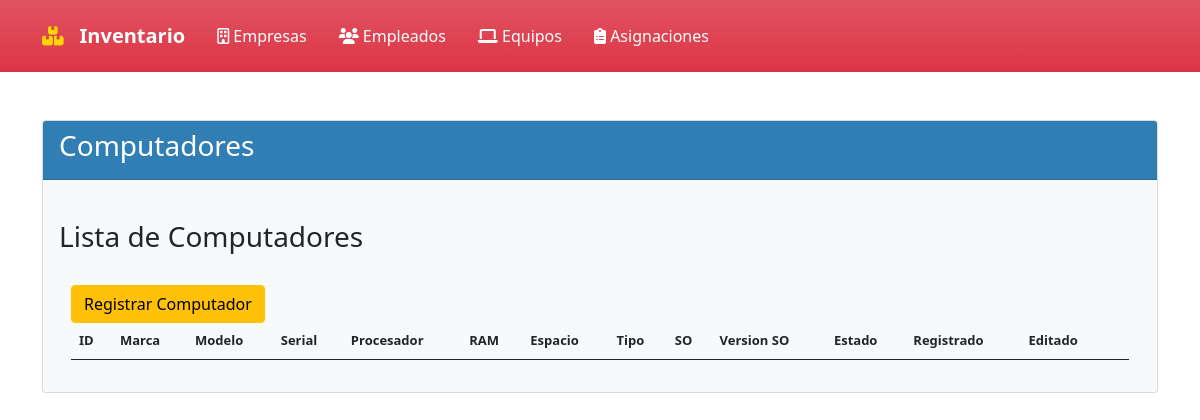
Page /?controlador=Computador&accion=Computadores on the earlier database version.
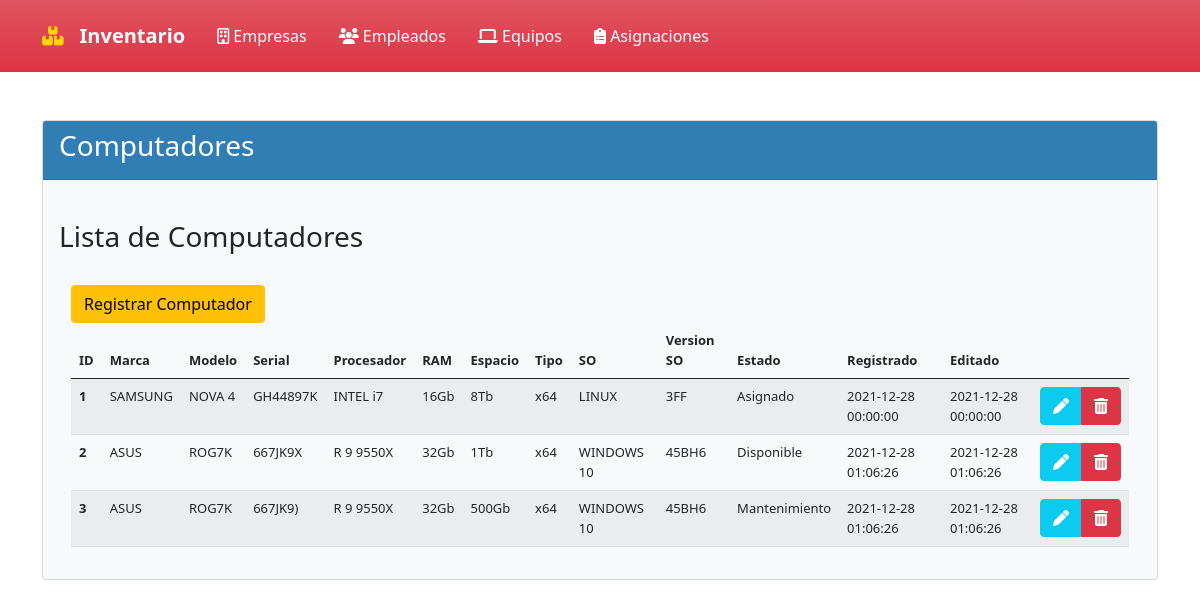
Same page on the later database version.
### tables this page shows
CREATE TABLE COMPUTADOR(
ID_PC INT PRIMARY KEY AUTO_INCREMENT NOT NULL,
MARCA_PC VARCHAR (15) NOT NULL,
MODELO_PC VARCHAR (15) NOT NULL,
SERIAL_PC VARCHAR (20) NOT NULL UNIQUE,
PROCESADOR_PC VARCHAR (20) NOT NULL,
RAM_PC INT (3) NOT NULL,
UNIDAD_RAM_PC CHAR (2) NOT NULL,
ALMACENAMIENTO_PC INT (3) NOT NULL,
UNIDAD_ALMACENAMIENTO_PC CHAR (2) NOT NULL,
TIPO_SISTEMA_PC INT (2) NOT NULL,
SISTEMA_OPERATIVO_PC VARCHAR (10) NOT NULL,
VERSION_SO_PC VARCHAR (7) NOT NULL,
DISPONIBILIDAD_PC CHAR(13) NOT NULL,
ESTADO VARCHAR (8) NOT NULL,
CREATED_AT DATETIME NOT NULL,
UPDATED_AT DATETIME NOT NULL
);

### Controllers/controladorComputador.php (called while the page is built, shortened)
<?php
include_once("Models/modeloComputador.php");
class controladorComputador{
    public function Computadores(){
        $computadores= modeloComputador::selectComputadores();
        include_once("Views/Computador/Computadores.php");
    }
}
?>

### Router.php (called while the page is built, shortened)
<?php
$controlador = new $objControlador();
$accion = ucfirst($accion);
$controlador->$accion();
?>

### Index.php (called while the page is built, shortened)
<?php
    require_once("Views/Template.php");
?>

### Models/modeloComputador.php (called while the page is built, shortened)
<?php
class modeloComputador{
    public function __construct(
        $ID_PC,
        $MARCA_PC,
        $MODELO_PC,
        $SERIAL_PC,
        $PROCESADOR_PC,
        $RAM_PC,
        $UNIDAD_RAM_PC,
        $ALMACENAMIENTO_PC,
        $UNIDAD_ALMACENAMIENTO_PC,
        $TIPO_SISTEMA_PC,
        $SISTEMA_OPERATIVO_PC,
        $VERSION_SO_PC,
        $DISPONIBILIDAD_PC,
        $ESTADO,
        $CREATED_AT,
        $UPDATED_AT
        ){
        $this->ID_PC=$ID_PC;
        $this->MARCA_PC=$MARCA_PC;
        $this->MODELO_PC=$MODELO_PC;
        $this->SERIAL_PC=$SERIAL_PC;
        $this->PROCESADOR_PC=$PROCESADOR_PC;
        $this->RAM_PC=$RAM_PC;
        $this->UNIDAD_RAM_PC=$UNIDAD_RAM_PC;
        $this->ALMACENAMIENTO_PC=$ALMACENAMIENTO_PC;
        $this->UNIDAD_ALMACENAMIENTO_PC=$UNIDAD_ALMACENAMIENTO_PC;
        $this->TIPO_SISTEMA_PC=$TIPO_SISTEMA_PC;
        $this->SISTEMA_OPERATIVO_PC=$SISTEMA_OPERATIVO_PC;
        $this->VERSION_SO_PC=$VERSION_SO_PC;
        $this->DISPONIBILIDAD_PC=$DISPONIBILIDAD_PC;
        $this->CREATED_AT=$CREATED_AT;
        $this->UPDATED_AT=$UPDATED_AT;
    }
    public static function selectComputadores(){
        $listaComputadores=[];
        $conexionDB=connectionDB::crearInstancia();
        $sql = $conexionDB->query("SELECT * FROM COMPUTADOR WHERE ESTADO = 'ACTIVO'");
        foreach($sql->fetchAll() as $computador){
            $listaComputadores[]=new modeloComputador($computador['ID_PC'],$computador['MARCA_PC'],$computador['MODELO_PC'],$computador['SERIAL_PC'],$computador['PROCESADOR_PC'],$computador['RAM_PC'],$computador['UNIDAD_RAM_PC'],$computador['ALMACENAMIENTO_PC'],$computador['UNIDAD_ALMACENAMIENTO_PC'],$computador['TIPO_SISTEMA_PC'],$computador['SISTEMA_OPERATIVO_PC'],$computador['VERSION_SO_PC'],$computador['DISPONIBILIDAD_PC'],$computador['ESTADO'] ,$computador['CREATED_AT'],$computador['UPDATED_AT']);
        };
        return $listaComputadores;
    }
}
?>

### Views/Computador/Computadores.php (the view, shortened to what the changed rows need)
<!doctype html>
<html lang="es">
    <head>
        <link rel="stylesheet" href="https://cdn.jsdelivr.net/npm/bootstrap@5.0.2/dist/css/bootstrap.min.css">
    </head>
    <body>
        <br>
        <div class="card text-dark bg-light">
            <div class="card-body">
                <br>
                <div class="container">
                    <br>
                    <br>
                    <table id="computersTable" class="table table-striped table-hover">
                        <thead>
                            <tr>
                                <th scope="col" style="font-size: small;"> ID</th>
                                <th scope="col" style="font-size: small;"> Marca</th>
                                <th scope="col" style="font-size: small;"> Modelo</th>
                                <th scope="col" style="font-size: small;"> Serial</th>
                                <th scope="col" style="font-size: small;"> Procesador</th>
                                <th scope="col" style="font-size: small;"> RAM</th>
                                <th scope="col" style="font-size: small;"> Espacio</th>
                                <th scope="col" style="font-size: small;"> Tipo</th>
                                <th scope="col" style="font-size: small;"> SO</th>
                                <th scope="col" style="font-size: small;"> Version SO</th>
                                <th scope="col" style="font-size: small;"> Estado</th>
                                <th scope="col" style="font-size: small;"> Registrado</th>
                                <th scope="col" style="font-size: small;"> Editado</th>
                                <th scope="col" style="font-size: small;"> </th>
                            </tr>
                        </thead>
                        <tbody>
                            <?php foreach($computadores as $computador){?>
                                <tr>
                                    <th scope="row" style="font-size: small;"><?php echo $computador->ID_PC ?></th>
                                    <td style="font-size: small;"><?php echo $computador->MARCA_PC ?></td>
                                    <td style="font-size: small;"><?php echo $computador->MODELO_PC ?></td>
                                    <td style="font-size: small;"><?php echo $computador->SERIAL_PC ?></td>
                                    <td style="font-size: small;"><?php echo $computador->PROCESADOR_PC ?></td>
                                    <td style="font-size: small;"><?php echo $computador->RAM_PC ?><?php echo $computador->UNIDAD_RAM_PC ?></td>
                                    <td style="font-size: small;"><?php echo $computador->ALMACENAMIENTO_PC ?><?php echo $computador->UNIDAD_ALMACENAMIENTO_PC ?></td>
                                    <td style="font-size: small;">x<?php echo $computador->TIPO_SISTEMA_PC ?></td>
                                    <td style="font-size: small;"><?php echo $computador->SISTEMA_OPERATIVO_PC ?></td>
                                    <td style="font-size: small;"><?php echo $computador->VERSION_SO_PC ?></td>
                                    <td style="font-size: small;"><?php echo $computador->DISPONIBILIDAD_PC ?></td>
                                    <td style="font-size: small;"><?php echo $computador->CREATED_AT ?></td>
                                    <td style="font-size: small;"><?php echo $computador->UPDATED_AT ?></td>
                                    <td>
                                        <div class="btn-group" role="group" aria-label="">
                                            <a href="#" class="btn btn-info"> <i class="fas fa-pen" style="color:#ffffff;"></i> </a>
                                            <a class="btn btn-danger"> <i class="fas fa-trash-alt" style="color:#ffffff;"></i> <input class="btn val" type="hidden" value="<?php echo $computador->ID_PC ?>"></a>
                                        </div>
                                    </td>
                                </tr>
                            <?php } ?>
                        </tbody>
                    </table>
                </div>
            </div>
        </div>
    </body>
</html>

Differences in the rows shown:
now on this page (row edited): computador: ID_PC "1", MARCA_PC "SAMSUNG", MODELO_PC "NOVA 4", SERIAL_PC "GH44897K", PROCESADOR_PC "INTEL i7", RAM_PC "16", UNIDAD_RAM_PC "Gb", ALMACENAMIENTO_PC "8", UNIDAD_ALMACENAMIENTO_PC "Tb", TIPO_SISTEMA_PC "64", SISTEMA_OPERATIVO_PC "LINUX", VERSION_SO_PC "3FF", DISPONIBILIDAD_PC "Asignado", CREATED_AT "2021-12-28 00:00:00", UPDATED_AT "2021-12-28 00:00:00"
now on this page (row edited): computador: ID_PC "2", MARCA_PC "ASUS", MODELO_PC "ROG7K", SERIAL_PC "667JK9X", PROCESADOR_PC "R 9 9550X", RAM_PC "32", UNIDAD_RAM_PC "Gb", ALMACENAMIENTO_PC "1", UNIDAD_ALMACENAMIENTO_PC "Tb", TIPO_SISTEMA_PC "64", SISTEMA_OPERATIVO_PC "WINDOWS 10", VERSION_SO_PC "45BH6", DISPONIBILIDAD_PC "Disponible", CREATED_AT "2021-12-28 01:06:26", UPDATED_AT "2021-12-28 01:06:26"
now on this page (row edited): computador: ID_PC "3", MARCA_PC "ASUS", MODELO_PC "ROG7K", SERIAL_PC "667JK9)", PROCESADOR_PC "R 9 9550X", RAM_PC "32", UNIDAD_RAM_PC "Gb", ALMACENAMIENTO_PC "500", UNIDAD_ALMACENAMIENTO_PC "Gb", TIPO_SISTEMA_PC "64", SISTEMA_OPERATIVO_PC "WINDOWS 10", VERSION_SO_PC "45BH6", DISPONIBILIDAD_PC "Mantenimiento", CREATED_AT "2021-12-28 01:06:26", UPDATED_AT "2021-12-28 01:06:26"
